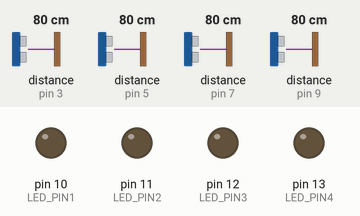
Bench run of a sketch on a simulated Arduino Uno, built with avr-gcc and run on an emulated ATmega328P. Parts: output pins drawn as LEDs (lit = HIGH). Wiring (inferred from the names in the program): 4 × ultrasonic range finder: trigger pin 2, echo pin 3 / trigger pin 4, echo pin 5 / trigger pin 6, echo pin 7 / trigger pin 8, echo pin 9. Inputs (shaded band) come from the test bench; at power-on: distance to the obstacle (sensors on pin 3, pin 5, pin 7, pin 9) 80 cm. The echo pulse lasts 58.3 µs per cm; pins used as bus, display or sensor lines are not drawn.

Above: at 1.2 s.
1.3 s: distance to the obstacle (sensor on pin 3) set to 12 cm
2.8 s: distance to the obstacle (sensor on pin 3) set to 9 cm
At 4.0 s:
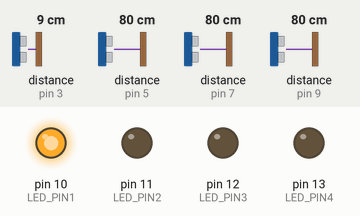
4.3 s: distance to the obstacle (sensor on pin 5) set to 11 cm
5.8 s: distance to the obstacle (sensor on pin 5) set to 8 cm
At 6.9 s:
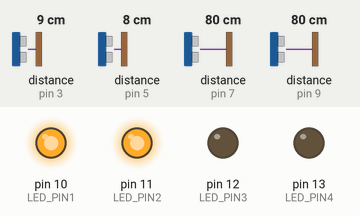
7.3 s: distance to the obstacle (sensor on pin 7) set to 12 cm
8.8 s: distance to the obstacle (sensor on pin 7) set to 9 cm
At 9.6 s:
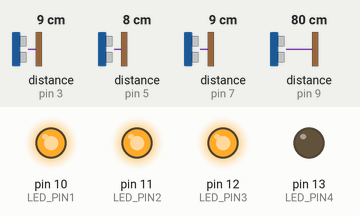
Timing chart, 0 to 11.3 s (numbered marks = the images above; inputs shaded):
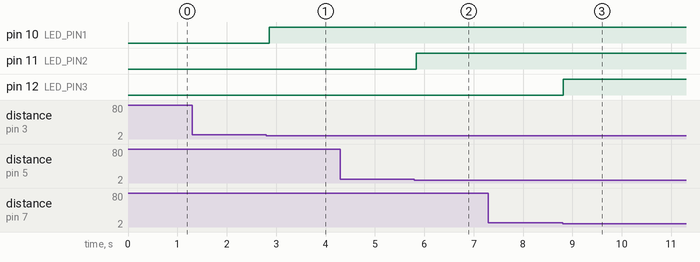

Measured:
- the behaviour switches between 11 and 10 cm on distance to the obstacle (sensor on pin 3) (found by bisection; images 0 and 1)
- the behaviour switches between 10 and 9 cm on distance to the obstacle (sensor on pin 5) (found by bisection; images 1 and 2)
- the behaviour switches between 11 and 10 cm on distance to the obstacle (sensor on pin 7) (found by bisection; images 2 and 3)
- after the input at 1.3 s, every drawn part: stays the same
- after the input at 2.8 s, pin 10 (LED_PIN1): LOW → HIGH after 0.06 s
- after the input at 4.3 s, every drawn part: stays the same
- after the input at 5.8 s, pin 11 (LED_PIN2): LOW → HIGH at once
- after the input at 7.3 s, every drawn part: stays the same
- after the input at 8.8 s, pin 12 (LED_PIN3): LOW → HIGH at once

The sketch:

teamProjectSensor.ino
```cpp
#define TRIG_PIN1 2
#define ECHO_PIN1 3
#define TRIG_PIN2 4
#define ECHO_PIN2 5
#define TRIG_PIN3 6
#define ECHO_PIN3 7
#define TRIG_PIN4 8
#define ECHO_PIN4 9

#define LED_PIN1 10
#define LED_PIN2 11
#define LED_PIN3 12
#define LED_PIN4 13

long readUltrasonicDistance(int trigPin, int echoPin) {
  digitalWrite(trigPin, LOW);
  delayMicroseconds(2);
  digitalWrite(trigPin, HIGH);
  delayMicroseconds(10);
  digitalWrite(trigPin, LOW);
  return pulseIn(echoPin, HIGH) / 58.2; // cm로 변환
}

void setup() {
  pinMode(TRIG_PIN1, OUTPUT);
  pinMode(ECHO_PIN1, INPUT);
  pinMode(TRIG_PIN2, OUTPUT);
  pinMode(ECHO_PIN2, INPUT);
  pinMode(TRIG_PIN3, OUTPUT);
  pinMode(ECHO_PIN3, INPUT);
  pinMode(TRIG_PIN4, OUTPUT);
  pinMode(ECHO_PIN4, INPUT);

  pinMode(LED_PIN1, OUTPUT);
  pinMode(LED_PIN2, OUTPUT);
  pinMode(LED_PIN3, OUTPUT);
  pinMode(LED_PIN4, OUTPUT);

  Serial.begin(9600);
}

void loop() {
  long distance1 = readUltrasonicDistance(TRIG_PIN1, ECHO_PIN1);
  long distance2 = readUltrasonicDistance(TRIG_PIN2, ECHO_PIN2);
  long distance3 = readUltrasonicDistance(TRIG_PIN3, ECHO_PIN3);
  long distance4 = readUltrasonicDistance(TRIG_PIN4, ECHO_PIN4);

  if (distance1 > 0 && distance1 < 10) {
    digitalWrite(LED_PIN1, HIGH);
  } else {
    digitalWrite(LED_PIN1, LOW);
  }

  if (distance2 > 0 && distance2 < 10) {
    digitalWrite(LED_PIN2, HIGH);
  } else {
    digitalWrite(LED_PIN2, LOW);
  }

  if (distance3 > 0 && distance3 < 10) {
    digitalWrite(LED_PIN3, HIGH);
  } else {
    digitalWrite(LED_PIN3, LOW);
  }

  if (distance4 > 0 && distance4 < 10) {
    digitalWrite(LED_PIN4, HIGH);
  } else {
    digitalWrite(LED_PIN4, LOW);
  }

  delay(100);
}
```
